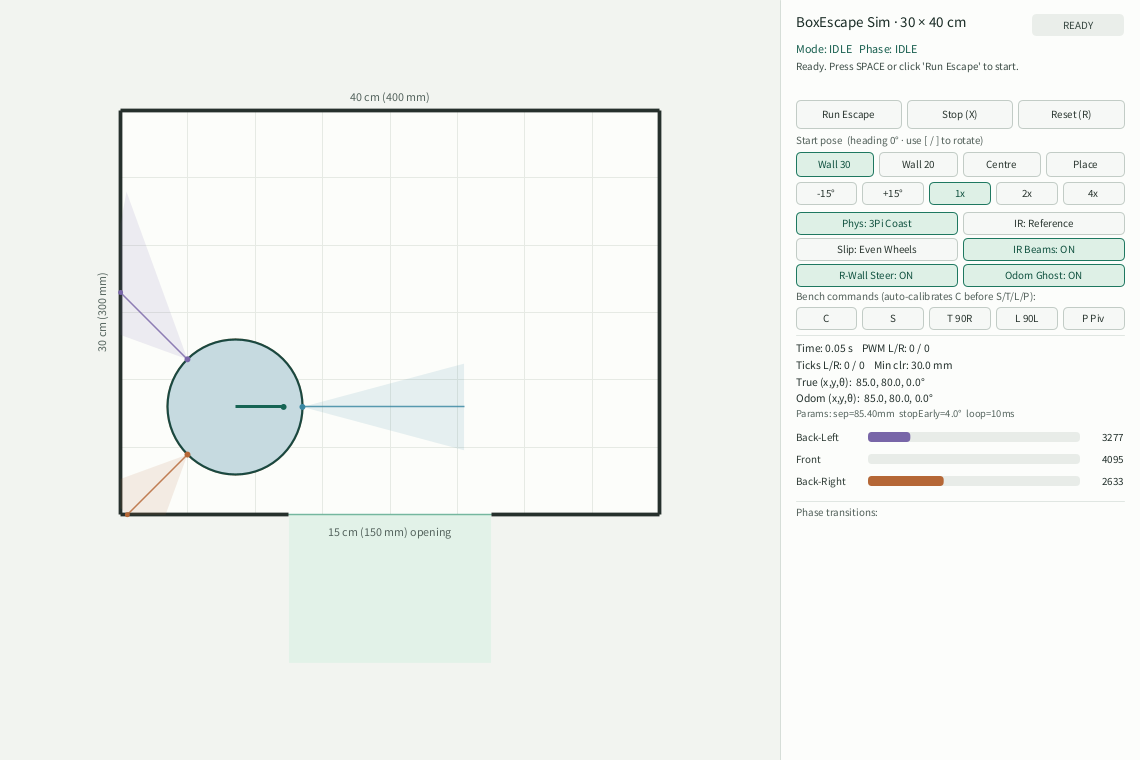
Frame 1 (no input)
Frame 60 (the mouse pressed at the canvas centre just before this capture): identical to frame 1, image omitted
Frame 120 (the mouse held since frame 60 and released just before this capture): identical to frame 1, image omitted

The Processing sketch that drew this single still picture (run headless with seeded random() and noise(); from frame 60 on, the mouse is pressed at the canvas centre):

// Processing sketch: BoxEscapeSim
// ── BoxEscapeSim.pde
/**
 * BoxEscapeSim — Processing Simulation for BoxEscape Stamp-C3 Firmware
 * Arena: 30 x 40 cm (400 x 300 mm) with a 15 cm (150 mm) centered opening
 * along the bottom longer (40 cm) side.
 *
 * Runs the exact 10 ms Controller_c + EscapePilot + OdometryModel_c logic
 * from firmware/BoxEscape/ (WHEEL_SEPARATION_MM = 85.40, STOP_EARLY_DEG = 4.0).
 */

BoxWorld world;
Robot_c robot;
TopIR_c topIR;
Controller_c controller;

final int STATUS_READY = 0;
final int STATUS_RUNNING = 1;
final int STATUS_PAUSED = 2;
final int STATUS_ESCAPED = 3;
final int STATUS_CONTACT = 4;
final int STATUS_STOPPED = 5;
final int STATUS_COMPLETE = 6;
final int STATUS_FAULT = 7;

int simStatus = STATUS_READY;
String simReason = "Ready for a simulated escape run.";
String lastActivePhase = "";
char activeCommand = 'E';

int speedMultiplier = 1;
boolean showBeams = true;
boolean showOdometryGhost = true;
boolean enableRightWallSteer = true;
boolean placingMode = false;

// Selected start pose
int presetIndex = 0; // 0=Wall 30mm, 1=Wall 20mm, 2=Centre, 3=Custom
float startX = 85.0f;
float startY = 80.0f;
float startHeadingDeg = 0.0f;

// Fixed-timestep 10 ms accumulator
long lastFrameWallMs = 0;
float accumulatorMs = 0.0f;

// Phase history log
ArrayList<String> phaseLog = new ArrayList<String>();
String prevLoggedPhase = "";

// Arena screen transform (updated on draw)
float arenaScale = 1.4f;
float arenaOriginX = 80.0f;
float arenaOriginY = 480.0f;

final int PANEL_W = 360;

class UIButton {
  String label;
  float x, y, w, h;
  boolean active;
  String action;
  UIButton(String l, float x, float y, float w, float h, boolean a, String act) {
    this.label = l; this.x = x; this.y = y; this.w = w; this.h = h; this.active = a; this.action = act;
  }
  boolean contains(float mx, float my) {
    return mx >= x && mx <= x + w && my >= y && my <= y + h;
  }
}

ArrayList<UIButton> buttons = new ArrayList<UIButton>();

void settings() {
  size(1140, 760);
}

void setup() {
  surface.setResizable(true);
  surface.setTitle("BoxEscape Processing Simulation — 30 x 40 cm (15 cm opening)");
  enableRightWallSteer = ES_RIGHT_WALL_DISTANCE_STEER;
  world = new BoxWorld();
  robot = new Robot_c(world);
  topIR = new TopIR_c(world);
  controller = new Controller_c();
  resetSimulation();
  lastFrameWallMs = millis();
}

void resetSimulation() {
  world.reset(startX, startY, startHeadingDeg);
  robot = new Robot_c(world);
  topIR = new TopIR_c(world);
  controller = new Controller_c();
  controller.initialise(robot, topIR);
  // Idle IR scan matching simulator/engine/sim.js
  world.clockMs = 50;
  controller.update(robot, topIR);
  simStatus = STATUS_READY;
  simReason = "Ready. Press SPACE or click 'Run Escape' to start.";
  lastActivePhase = "";
  activeCommand = 'E';
  accumulatorMs = 0.0f;
  phaseLog.clear();
  prevLoggedPhase = "";
}

void startCommand(char cmd) {
  cmd = Character.toUpperCase(cmd);
  if (simStatus == STATUS_RUNNING) return;
  resetSimulation();
  activeCommand = cmd;
  placingMode = false;

  if (cmd != 'E' && cmd != 'C') {
    // Run virtual motor calibration C first just like sim.js _bench()
    BoxWorld bench = new BoxWorld();
    bench.physicalCoastMode = world.physicalCoastMode;
    bench.reset(ARENA_W_MM / 2.0f, ARENA_H_MM / 2.0f, 0.0f);
    Robot_c benchRobot = new Robot_c(bench);
    TopIR_c benchIR = new TopIR_c(bench);
    Controller_c benchCtrl = controller;
    // Actually run C on real controller against bench world, then re-baseline at start pose
    long savedClock = world.clockMs;
    Robot_c origR = robot;
    TopIR_c origIR = topIR;
    controller.command('C', benchRobot, benchIR);
    boolean calOk = false;
    for (int t = 0; t < 40000; t += 10) {
      if (controller.calibrated()) { calOk = true; break; }
      if (controller.modeName().equals("FAULT")) break;
      bench.step(benchRobot.getLeftMotorPWM(), benchRobot.getRightMotorPWM(), 10);
      controller.update(benchRobot, benchIR);
    }
    if (!calOk) {
      simStatus = STATUS_FAULT;
      simReason = "Motor calibration did not complete.";
      return;
    }
    world.clockMs = bench.clockMs;
    robot = origR;
    topIR = origIR;
  }

  world.clockMs += 50;
  controller.update(robot, topIR);
  controller.command(cmd, robot, topIR);
  simReason = controller.note();
  lastActivePhase = controller.phaseName();
  String mode = controller.modeName();
  if (mode.equals("IDLE") || mode.equals("FAULT")) {
    simStatus = mode.equals("FAULT") ? STATUS_FAULT : STATUS_STOPPED;
    return;
  }
  simStatus = STATUS_RUNNING;
  logPhaseIfChanged();
}

void stopSimulation() {
  if (simStatus != STATUS_RUNNING && simStatus != STATUS_PAUSED) return;
  lastActivePhase = controller.phaseName();
  controller.command('X', robot, topIR);
  simStatus = STATUS_STOPPED;
  simReason = "Stopped by operator.";
  logPhaseIfChanged();
}

void stepSimulation10ms() {
  if (simStatus != STATUS_RUNNING) return;
  lastActivePhase = controller.phaseName();
  world.step(robot.getLeftMotorPWM(), robot.getRightMotorPWM(), 10);
  controller.update(robot, topIR);
  String mode = controller.modeName();
  String note = controller.note();

  if (world.contact) {
    simStatus = STATUS_CONTACT;
    simReason = "Robot body touched a wall or doorpost during " + lastActivePhase + ".";
    controller.command('X', robot, topIR);
  } else if (mode.equals("FAULT")) {
    simStatus = STATUS_FAULT;
    simReason = note;
  } else if (mode.equals("IDLE")) {
    if (activeCommand == 'E') {
      boolean candidate = note.toLowerCase().contains("candidate");
      if (candidate && world.outside()) {
        simStatus = STATUS_ESCAPED;
        simReason = "Whole body cleared the 15 cm doorway; motors stopped.";
      } else if (candidate) {
        simStatus = STATUS_STOPPED;
        simReason = "Controller finished crossing, but body did not clear the doorway.";
      } else {
        simStatus = STATUS_STOPPED;
        simReason = note;
      }
    } else if (activeCommand == 'C') {
      simStatus = controller.calibrated() ? STATUS_COMPLETE : STATUS_STOPPED;
      simReason = note;
    } else if (note.toLowerCase().contains("wall") || note.toLowerCase().contains("obstacle") ||
               note.toLowerCase().contains("stopped") || note.toLowerCase().contains("blocked")) {
      simStatus = STATUS_STOPPED;
      simReason = note;
    } else {
      simStatus = STATUS_COMPLETE;
      simReason = note;
    }
  } else {
    simReason = note;
    lastActivePhase = controller.phaseName();
  }
  logPhaseIfChanged();
}

void logPhaseIfChanged() {
  String ph = controller.modeName() + ":" + controller.phaseName();
  if (!ph.equals(prevLoggedPhase)) {
    prevLoggedPhase = ph;
    String line = nf(world.clockMs / 1000.0f, 0, 2) + "s  " + controller.phaseName() + " — " + simReason;
    phaseLog.add(line);
    if (phaseLog.size() > 10) phaseLog.remove(0);
  }
}

void choosePreset(int idx) {
  if (simStatus == STATUS_RUNNING || simStatus == STATUS_PAUSED) return;
  presetIndex = idx;
  placingMode = false;
  if (idx == 0) { startX = 85.0f; startY = 80.0f; startHeadingDeg = 0.0f; }
  else if (idx == 1) { startX = 85.0f; startY = 70.0f; startHeadingDeg = 0.0f; }
  else if (idx == 2) { startX = 200.0f; startY = 150.0f; startHeadingDeg = 0.0f; }
  resetSimulation();
}

void draw() {
  long wallNow = millis();
  long dtWall = wallNow - lastFrameWallMs;
  lastFrameWallMs = wallNow;
  if (dtWall > 85) dtWall = 85;
  if (simStatus == STATUS_RUNNING) {
    accumulatorMs += dtWall * speedMultiplier;
    int guard = 0;
    while (accumulatorMs >= 10.0f && simStatus == STATUS_RUNNING && guard < 40) {
      stepSimulation10ms();
      accumulatorMs -= 10.0f;
      guard++;
    }
  }

  background(242, 244, 240);
  computeArenaTransform();
  drawArena();
  drawControlPanel();
}

void computeArenaTransform() {
  float viewW = max(200.0f, width - PANEL_W - 60.0f);
  float viewH = max(200.0f, height - 100.0f);
  // Fit x in [-40, 440] (480 mm) and y in [-140, 340] (480 mm)
  arenaScale = min(viewW / 490.0f, viewH / 490.0f);
  float centerX = (width - PANEL_W) / 2.0f;
  float centerY = height / 2.0f;
  // Map world center (200, 100) to canvas center so room + exit apron fit nicely
  arenaOriginX = centerX - 200.0f * arenaScale;
  arenaOriginY = centerY + 100.0f * arenaScale;
}

float wx(float xMm) { return arenaOriginX + xMm * arenaScale; }
float wy(float yMm) { return arenaOriginY - yMm * arenaScale; } // +y is UP in world coords

void drawArena() {
  // Arena floor & exit apron
  pushStyle();
  noStroke();
  fill(252, 253, 250);
  rect(wx(0), wy(ARENA_H_MM), ARENA_W_MM * arenaScale, ARENA_H_MM * arenaScale);
  // Outside exit zone highlight
  fill(226, 242, 232);
  rect(wx(OPENING_LEFT_MM), wy(0), (OPENING_RIGHT_MM - OPENING_LEFT_MM) * arenaScale, 110.0f * arenaScale);

  // 50 mm grid
  stroke(230, 234, 228);
  strokeWeight(1);
  for (int gx = 0; gx <= 400; gx += 50) line(wx(gx), wy(0), wx(gx), wy(ARENA_H_MM));
  for (int gy = 0; gy <= 300; gy += 50) line(wx(0), wy(gy), wx(ARENA_W_MM), wy(gy));

  // Safe placement zone indicator when placing
  if (placingMode) {
    stroke(24, 110, 90, 140);
    strokeWeight(1.5f);
    fill(24, 110, 90, 18);
    rect(wx(ROBOT_RADIUS_MM), wy(ARENA_H_MM - ROBOT_RADIUS_MM),
         (ARENA_W_MM - 2 * ROBOT_RADIUS_MM) * arenaScale,
         (ARENA_H_MM - 2 * ROBOT_RADIUS_MM) * arenaScale);
  }

  // Doorway dashed threshold line
  stroke(24, 140, 100, 140);
  strokeWeight(1.5f);
  line(wx(OPENING_LEFT_MM), wy(0), wx(OPENING_RIGHT_MM), wy(0));

  // Walls
  stroke(38, 48, 44);
  strokeWeight(max(3.0f, 4.0f * arenaScale * 0.7f));
  strokeCap(SQUARE);
  for (int i = 0; i < world.WALLS.length; i++) {
    line(wx(world.WALLS[i][0]), wy(world.WALLS[i][1]),
         wx(world.WALLS[i][2]), wy(world.WALLS[i][3]));
  }

  // Dimension labels
  fill(85, 100, 94);
  textSize(12);
  textAlign(CENTER, BOTTOM);
  text("40 cm (400 mm)", wx(200), wy(ARENA_H_MM) - 8);
  textAlign(CENTER, TOP);
  text("15 cm (150 mm) opening", wx(200), wy(0) + 12);
  pushMatrix();
  translate(wx(0) - 14, wy(150));
  rotate(-HALF_PI);
  textAlign(CENTER, BOTTOM);
  text("30 cm (300 mm)", 0, 0);
  popMatrix();

  // Trail
  if (world.trail.size() > 1) {
    noFill();
    stroke(34, 130, 112, 180);
    strokeWeight(2.0f);
    beginShape();
    for (int i = 0; i < world.trail.size(); i++) {
      PVector p = world.trail.get(i);
      vertex(wx(p.x), wy(p.y));
    }
    endShape();
  }

  // IR sensor fans
  if (showBeams) {
    color[] sc = { color(120, 102, 168), color(57, 135, 162), color(181, 103, 54) };
    for (int s = 0; s < 3; s++) {
      ArrayList<IRBeam> sb = new ArrayList<IRBeam>();
      for (int i = 0; i < world.beams.size(); i++) {
        if (world.beams.get(i).sensorIdx == s) sb.add(world.beams.get(i));
      }
      if (sb.size() > 0) {
        fill(red(sc[s]), green(sc[s]), blue(sc[s]), 30);
        noStroke();
        beginShape();
        vertex(wx(sb.get(0).x1), wy(sb.get(0).y1));
        for (int i = 0; i < sb.size(); i++) {
          vertex(wx(sb.get(i).x2), wy(sb.get(i).y2));
        }
        endShape(CLOSE);
        for (int i = 0; i < sb.size(); i++) {
          IRBeam b = sb.get(i);
          if (b.central) {
            stroke(sc[s], 210);
            strokeWeight(1.5f);
            line(wx(b.x1), wy(b.y1), wx(b.x2), wy(b.y2));
            if (b.hit) {
              noStroke();
              fill(sc[s]);
              ellipse(wx(b.x2), wy(b.y2), 5, 5);
            }
          }
        }
      }
    }
  }

  // Odometry ghost pose (projected into arena frame from start pose)
  if (showOdometryGhost && !activeCommandIsCalibrate()) {
    OdometryModel_c.Pose op = controller.odometry().pose;
    float h0 = radians(startHeadingDeg);
    float ox = startX + cos(h0) * op.x - sin(h0) * op.y;
    float oy = startY + sin(h0) * op.x + cos(h0) * op.y;
    float oa = h0 + op.theta;
    noFill();
    stroke(220, 110, 35, 170);
    strokeWeight(1.8f);
    ellipse(wx(ox), wy(oy), ROBOT_RADIUS_MM * 2 * arenaScale, ROBOT_RADIUS_MM * 2 * arenaScale);
    line(wx(ox), wy(oy), wx(ox + 38 * cos(oa)), wy(oy + 38 * sin(oa)));
  }

  // True robot body
  float rx = wx(world.x), ry = wy(world.y);
  float rPix = ROBOT_RADIUS_MM * arenaScale;
  fill(world.contact ? color(238, 175, 165) : color(198, 218, 224));
  stroke(world.contact ? color(175, 45, 30) : color(26, 72, 64));
  strokeWeight(2.2f);
  ellipse(rx, ry, rPix * 2, rPix * 2);

  // Heading arrow
  float hx = wx(world.x + 36 * cos(world.theta));
  float hy = wy(world.y + 36 * sin(world.theta));
  stroke(22, 100, 84);
  strokeWeight(3.0f);
  line(rx, ry, hx, hy);
  noStroke();
  fill(22, 100, 84);
  ellipse(hx, hy, 6, 6);

  // Sensor mount dots
  int[] sides = { 1, 0, -1 };
  color[] sc = { color(120, 102, 168), color(57, 135, 162), color(181, 103, 54) };
  for (int i = 0; i < 3; i++) {
    float sa = world.theta + radians(135.0f * sides[i]);
    fill(sc[i]);
    ellipse(wx(world.x + ROBOT_RADIUS_MM * cos(sa)), wy(world.y + ROBOT_RADIUS_MM * sin(sa)), 6, 6);
  }
  popStyle();
}

boolean activeCommandIsCalibrate() {
  return activeCommand == 'C';
}

void drawControlPanel() {
  buttons.clear();
  float px = width - PANEL_W;
  pushStyle();
  noStroke();
  fill(252, 253, 251);
  rect(px, 0, PANEL_W, height);
  stroke(214, 222, 216);
  strokeWeight(1);
  line(px, 0, px, height);

  float x0 = px + 16;
  float cw = PANEL_W - 32;
  float y = 16;

  // Title + status badge
  fill(26, 44, 38);
  textAlign(LEFT, TOP);
  textSize(15);
  text("BoxEscape Sim · 30 × 40 cm", x0, y);

  String stText = statusLabel();
  color badgeBg = simStatus == STATUS_ESCAPED ? color(210, 240, 222) :
                  (simStatus == STATUS_CONTACT || simStatus == STATUS_FAULT) ? color(248, 220, 214) :
                  (simStatus == STATUS_RUNNING) ? color(218, 236, 244) : color(234, 238, 234);
  color badgeFg = simStatus == STATUS_ESCAPED ? color(12, 98, 68) :
                  (simStatus == STATUS_CONTACT || simStatus == STATUS_FAULT) ? color(152, 42, 28) :
                  (simStatus == STATUS_RUNNING) ? color(18, 88, 120) : color(52, 68, 62);
  noStroke();
  fill(badgeBg);
  rect(x0 + cw - 92, y - 2, 92, 22, 5);
  fill(badgeFg);
  textAlign(CENTER, CENTER);
  textSize(11);
  text(stText, x0 + cw - 46, y + 9);
  y += 28;

  // Phase & reason
  textAlign(LEFT, TOP);
  fill(20, 92, 76);
  textSize(12);
  text("Mode: " + controller.modeName() + "   Phase: " + controller.phaseName(), x0, y);
  y += 18;
  fill(60, 76, 70);
  textSize(11);
  text(simReason, x0, y, cw, 34);
  y += 38;

  // Run buttons
  float bw3 = (cw - 12) / 3.0f;
  String runLabel = (simStatus == STATUS_RUNNING) ? "Pause" : (simStatus == STATUS_PAUSED ? "Resume" : "Run Escape");
  addButton(runLabel, x0, y, bw3, 28, simStatus == STATUS_RUNNING, "run");
  addButton("Stop (X)", x0 + bw3 + 6, y, bw3, 28, false, "stop");
  addButton("Reset (R)", x0 + 2 * (bw3 + 6), y, bw3, 28, false, "reset");
  y += 36;

  // Presets & Place
  fill(80, 94, 88);
  textSize(11);
  text("Start pose  (heading " + nf(startHeadingDeg, 0, 0) + "° · use [ / ] to rotate)", x0, y);
  y += 16;
  float bw4 = (cw - 18) / 4.0f;
  addButton("Wall 30", x0, y, bw4, 24, !placingMode && presetIndex == 0, "p0");
  addButton("Wall 20", x0 + bw4 + 6, y, bw4, 24, !placingMode && presetIndex == 1, "p1");
  addButton("Centre", x0 + 2 * (bw4 + 6), y, bw4, 24, !placingMode && presetIndex == 2, "p2");
  addButton("Place", x0 + 3 * (bw4 + 6), y, bw4, 24, placingMode, "place");
  y += 30;

  // Heading adjust + Speed
  float bw5 = (cw - 24) / 5.0f;
  addButton("-15°", x0, y, bw5, 22, false, "rot-");
  addButton("+15°", x0 + bw5 + 6, y, bw5, 22, false, "rot+");
  addButton("1x", x0 + 2 * (bw5 + 6), y, bw5, 22, speedMultiplier == 1, "spd1");
  addButton("2x", x0 + 3 * (bw5 + 6), y, bw5, 22, speedMultiplier == 2, "spd2");
  addButton("4x", x0 + 4 * (bw5 + 6), y, bw5, 22, speedMultiplier == 4, "spd4");
  y += 30;

  // Physics & Visual toggles
  float bw2 = (cw - 6) / 2.0f;
  addButton(world.physicalCoastMode ? "Phys: 3Pi Coast" : "Phys: Ideal 0°", x0, y, bw2, 22, world.physicalCoastMode, "coast");
  addButton(world.measuredFrontIR ? "IR: Measured Front" : "IR: Reference", x0 + bw2 + 6, y, bw2, 22, world.measuredFrontIR, "ircurve");
  y += 26;
  addButton(world.unevenWheels ? "Slip: 6% R Slip" : "Slip: Even Wheels", x0, y, bw2, 22, world.unevenWheels, "slip");
  addButton(showBeams ? "IR Beams: ON" : "IR Beams: OFF", x0 + bw2 + 6, y, bw2, 22, showBeams, "beams");
  y += 26;
  addButton(enableRightWallSteer ? "R-Wall Steer: ON" : "R-Wall Steer: OFF", x0, y, bw2, 22, enableRightWallSteer, "wallsteer");
  addButton(showOdometryGhost ? "Odom Ghost: ON" : "Odom Ghost: OFF", x0 + bw2 + 6, y, bw2, 22, showOdometryGhost, "ghost");
  y += 28;

  // Bench commands
  textAlign(LEFT, TOP);
  fill(80, 94, 88);
  textSize(11);
  text("Bench commands (auto-calibrates C before S/T/L/P):", x0, y);
  y += 15;
  addButton("C", x0, y, bw5, 22, false, "cmdC");
  addButton("S", x0 + bw5 + 6, y, bw5, 22, false, "cmdS");
  addButton("T 90R", x0 + 2 * (bw5 + 6), y, bw5, 22, false, "cmdT");
  addButton("L 90L", x0 + 3 * (bw5 + 6), y, bw5, 22, false, "cmdL");
  addButton("P Piv", x0 + 4 * (bw5 + 6), y, bw5, 22, false, "cmdP");
  y += 28;

  // Telemetry values
  textAlign(LEFT, TOP);
  stroke(224, 230, 226);
  line(x0, y, x0 + cw, y);
  y += 8;
  noStroke();
  fill(35, 48, 44);
  textSize(11.5f);
  text("Time: " + nf(world.clockMs / 1000.0f, 0, 2) + " s    PWM L/R: " +
       robot.getLeftMotorPWM() + " / " + robot.getRightMotorPWM(), x0, y);
  y += 17;
  text("Ticks L/R: " + world.leftTicks() + " / " + world.rightTicks() +
       "    Min clr: " + nf(world.minClearanceMm, 0, 1) + " mm", x0, y);
  y += 17;

  float trueDeg = degrees(world.theta);
  OdometryModel_c.Pose op = controller.odometry().pose;
  float h0 = radians(startHeadingDeg);
  float ox = startX + cos(h0) * op.x - sin(h0) * op.y;
  float oy = startY + sin(h0) * op.x + cos(h0) * op.y;
  float oa = startHeadingDeg + degrees(op.theta);
  text("True (x,y,θ):  " + nf(world.x, 0, 1) + ", " + nf(world.y, 0, 1) + ", " + nf(trueDeg, 0, 1) + "°", x0, y);
  y += 16;
  text("Odom (x,y,θ):  " + nf(ox, 0, 1) + ", " + nf(oy, 0, 1) + ", " + nf(oa, 0, 1) + "°", x0, y);
  y += 16;
  fill(85, 100, 94);
  textSize(10.5f);
  text("Params: sep=" + nf(MS_WHEEL_SEPARATION_MM, 0, 2) + "mm  stopEarly=" + nf(ES_STOP_EARLY_DEG, 0, 1) + "°  loop=" + MS_CONTROL_MS + "ms", x0, y);
  y += 20;

  // IR bars
  drawIRBar("Back-Left", topIR.reading.back_left, color(120, 102, 168), x0, y, cw); y += 22;
  drawIRBar("Front",     topIR.reading.front,     color(57, 135, 162),  x0, y, cw); y += 22;
  drawIRBar("Back-Right",topIR.reading.back_right,color(181, 103, 54),  x0, y, cw); y += 28;

  // Phase log
  textAlign(LEFT, TOP);
  stroke(224, 230, 226);
  line(x0, y, x0 + cw, y);
  y += 7;
  noStroke();
  fill(80, 94, 88);
  textSize(11);
  text("Phase transitions:", x0, y);
  y += 15;
  fill(45, 58, 52);
  textSize(10.5f);
  for (int i = 0; i < phaseLog.size() && y < height - 16; i++) {
    text(phaseLog.get(i), x0, y, cw, 16);
    y += 16;
  }

  popStyle();
}

void drawIRBar(String name, int val, color c, float x, float y, float w) {
  fill(45, 58, 52);
  textAlign(LEFT, CENTER);
  textSize(11);
  text(name, x, y + 8);
  float barX = x + 72;
  float barW = w - 116;
  noStroke();
  fill(232, 236, 232);
  rect(barX, y + 3, barW, 10, 4);
  float frac = constrain((4095.0f - val) / 4095.0f, 0.0f, 1.0f);
  fill(c);
  rect(barX, y + 3, barW * frac, 10, 4);
  fill(35, 48, 44);
  textAlign(RIGHT, CENTER);
  text(str(val), x + w, y + 8);
}

void addButton(String label, float x, float y, float w, float h, boolean active, String action) {
  buttons.add(new UIButton(label, x, y, w, h, active, action));
  stroke(active ? color(30, 120, 96) : color(194, 204, 198));
  strokeWeight(1);
  fill(active ? color(222, 240, 230) : color(246, 248, 246));
  rect(x, y, w, h, 5);
  fill(active ? color(14, 80, 62) : color(40, 52, 46));
  textAlign(CENTER, CENTER);
  textSize(11);
  text(label, x + w / 2.0f, y + h / 2.0f);
  textAlign(LEFT, TOP);
}

String statusLabel() {
  switch (simStatus) {
    case STATUS_READY: return "READY";
    case STATUS_RUNNING: return "RUNNING";
    case STATUS_PAUSED: return "PAUSED";
    case STATUS_ESCAPED: return "ESCAPED";
    case STATUS_CONTACT: return "CONTACT";
    case STATUS_STOPPED: return "STOPPED";
    case STATUS_COMPLETE: return "COMPLETE";
    case STATUS_FAULT: return "FAULT";
    default: return "IDLE";
  }
}

void handleAction(String action) {
  if (action.equals("run")) {
    if (simStatus == STATUS_RUNNING) { simStatus = STATUS_PAUSED; simReason = "Paused."; }
    else if (simStatus == STATUS_PAUSED) { simStatus = STATUS_RUNNING; }
    else startCommand('E');
  } else if (action.equals("stop")) stopSimulation();
  else if (action.equals("reset")) { if (simStatus != STATUS_RUNNING && simStatus != STATUS_PAUSED) { placingMode = false; resetSimulation(); } }
  else if (action.equals("p0")) choosePreset(0);
  else if (action.equals("p1")) choosePreset(1);
  else if (action.equals("p2")) choosePreset(2);
  else if (action.equals("place")) {
    if (simStatus != STATUS_RUNNING && simStatus != STATUS_PAUSED) {
      placingMode = !placingMode;
      simReason = placingMode ? "Click inside the box (>= 50 mm from walls) to place the robot." : "Placement cancelled.";
    }
  } else if (action.equals("rot-")) { if (simStatus != STATUS_RUNNING && simStatus != STATUS_PAUSED) { startHeadingDeg = ((startHeadingDeg - 15 + 540) % 360) - 180; resetSimulation(); } }
  else if (action.equals("rot+")) { if (simStatus != STATUS_RUNNING && simStatus != STATUS_PAUSED) { startHeadingDeg = ((startHeadingDeg + 15 + 540) % 360) - 180; resetSimulation(); } }
  else if (action.equals("spd1")) speedMultiplier = 1;
  else if (action.equals("spd2")) speedMultiplier = 2;
  else if (action.equals("spd4")) speedMultiplier = 4;
  else if (action.equals("coast")) { world.physicalCoastMode = !world.physicalCoastMode; if (simStatus == STATUS_READY) resetSimulation(); }
  else if (action.equals("ircurve")) { world.measuredFrontIR = !world.measuredFrontIR; if (simStatus == STATUS_READY) resetSimulation(); }
  else if (action.equals("slip")) { world.unevenWheels = !world.unevenWheels; if (simStatus == STATUS_READY) resetSimulation(); }
  else if (action.equals("beams")) showBeams = !showBeams;
  else if (action.equals("wallsteer")) enableRightWallSteer = !enableRightWallSteer;
  else if (action.equals("ghost")) showOdometryGhost = !showOdometryGhost;
  else if (action.equals("cmdC")) startCommand('C');
  else if (action.equals("cmdS")) startCommand('S');
  else if (action.equals("cmdT")) startCommand('T');
  else if (action.equals("cmdL")) startCommand('L');
  else if (action.equals("cmdP")) startCommand('P');
}

void mousePressed() {
  for (int i = 0; i < buttons.size(); i++) {
    if (buttons.get(i).contains(mouseX, mouseY)) {
      handleAction(buttons.get(i).action);
      return;
    }
  }
  if (placingMode && mouseX < width - PANEL_W && simStatus != STATUS_RUNNING && simStatus != STATUS_PAUSED) {
    float mxMm = (mouseX - arenaOriginX) / arenaScale;
    float myMm = (arenaOriginY - mouseY) / arenaScale;
    if (world.validStart(mxMm, myMm)) {
      startX = round(mxMm);
      startY = round(myMm);
      presetIndex = 3;
      placingMode = false;
      resetSimulation();
    } else {
      simReason = "Too close to wall! Pick a point at least 50 mm inside the 30x40 cm box.";
    }
  }
}

void keyPressed() {
  if (key == ' ') handleAction("run");
  else if (key == 'e' || key == 'E') startCommand('E');
  else if (key == 'x' || key == 'X') stopSimulation();
  else if (key == 'r' || key == 'R') handleAction("reset");
  else if (key == '1') choosePreset(0);
  else if (key == '2') choosePreset(1);
  else if (key == '3') choosePreset(2);
  else if (key == '[') handleAction("rot-");
  else if (key == ']') handleAction("rot+");
  else if (key == 'b' || key == 'B') showBeams = !showBeams;
  else if (key == 'm' || key == 'M') handleAction("coast");
  else if (key == 'i' || key == 'I') handleAction("ircurve");
  else if (key == 'u' || key == 'U') handleAction("slip");
  else if (key == 'w' || key == 'W') handleAction("wallsteer");
  else if (key == 'g' || key == 'G') showOdometryGhost = !showOdometryGhost;
  else if (key == 'c' || key == 'C') startCommand('C');
  else if (key == 's' || key == 'S') startCommand('S');
  else if (key == 't' || key == 'T') startCommand('T');
  else if (key == 'l' || key == 'L') startCommand('L');
  else if (key == 'p' || key == 'P') startCommand('P');
}

// ── Controller.pde
/**
 * Exact port of firmware/BoxEscape/Controller.h & Controller.cpp.
 * Uses 10 ms control loop (including EscapePilot updates) and 50 ms IR sweeps.
 */
class Controller_c {
  final float DEG_PER_RAD = 57.2957795131f;

  final int MODE_IDLE = 0;
  final int MODE_CALIBRATE = 1;
  final int MODE_STRAIGHT = 2;
  final int MODE_POINT = 3;
  final int MODE_POINT_CCW = 4;
  final int MODE_PIVOT = 5;
  final int MODE_ESCAPE = 6;
  final int MODE_FAULT = 7;

  final String[] MODE_NAMES = {
    "IDLE", "CALIBRATE", "STRAIGHT", "POINT", "POINT_CCW", "PIVOT", "ESCAPE", "FAULT"
  };

  final int TP_TURNING = 0;
  final int TP_SETTLING = 1;
  final int TP_READING = 2;

  private int mode_ = MODE_IDLE;
  private int turnPhase_ = TP_TURNING;
  private MotorCalibration_c cal_ = new MotorCalibration_c();
  private OdometryModel_c odo_ = new OdometryModel_c();
  private DriftCorrection_c drift_ = new DriftCorrection_c();
  private EscapePilot pilot_ = new EscapePilot();
  private TaskTimer_c tick_ = new TaskTimer_c(MS_CONTROL_MS);
  private TaskTimer_c irTick_ = new TaskTimer_c(MS_IR_MS);
  private String note_ = "Initialising";
  private boolean ready_ = false;
  private int quarter_ = 1, quarters_ = 1, cmdLeft_ = 0, cmdRight_ = 0;
  private float stepHeading_ = 0.0f;
  private long start_ = 0, phaseStart_ = 0, lastTick_ = 0, lastLeft_ = 0, lastRight_ = 0;
  private int leftCount_ = 0, rightCount_ = 0, startLeft_ = 0, startRight_ = 0;

  boolean movingOrCalibrating() { return mode_ != MODE_IDLE && mode_ != MODE_FAULT; }
  boolean calibrated() { return ready_; }
  int leftThreshold() { return cal_.getLeftDeadbandPWM(); }
  int rightThreshold() { return cal_.getRightDeadbandPWM(); }
  OdometryModel_c odometry() { return odo_; }
  String modeName() { return MODE_NAMES[mode_]; }
  String note() { return note_; }

  String phaseName() {
    if (mode_ == MODE_ESCAPE) return pilot_.stateName();
    if (mode_ == MODE_POINT || mode_ == MODE_POINT_CCW || mode_ == MODE_PIVOT) {
      return turnPhase_ == TP_TURNING ? "turn" : (turnPhase_ == TP_SETTLING ? "coast" : "read_protractor");
    }
    return modeName();
  }

  private int cap(int v) { return v > MS_PWM_CAP ? MS_PWM_CAP : (v < -MS_PWM_CAP ? -MS_PWM_CAP : v); }
  private int larger(int a, int b) { return a > b ? a : b; }

  private boolean turnTooClose(TopIRReading_t r) {
    return r.front <= MS_TURN_TOO_CLOSE_RAW || r.back_left <= MS_TURN_TOO_CLOSE_RAW || r.back_right <= MS_TURN_TOO_CLOSE_RAW;
  }

  private long netCounts(int count, int base) {
    long d = (long) count - (long) base;
    long range = 1L << 32;
    if (d > Integer.MAX_VALUE) d -= range;
    if (d < Integer.MIN_VALUE) d += range;
    return d;
  }

  void initialise(Robot_c r, TopIR_c ir) {
    ready_ = false;
    mode_ = MODE_IDLE;
    cal_ = new MotorCalibration_c();
    odo_.leftWheelRadiusMm = MS_LEFT_RADIUS_MM;
    odo_.rightWheelRadiusMm = MS_RIGHT_RADIUS_MM;
    odo_.wheelSeparationMm = MS_WHEEL_SEPARATION_MM;
    odo_.encoderCountsPerRevolution = MS_COUNTS_PER_REV;
    odo_.reset();
    note_ = "Idle; ready for baseline escape";
    if (!r.setMotorPWM(0, 0)) fault(r, "Initial stop not acknowledged; check motor power and I2C");
    ir.read();
    lastTick_ = r.getMillis();
    tick_.resetTimer(lastTick_);
    irTick_.resetTimer(lastTick_);
  }

  private void fault(Robot_c r, String reason) {
    mode_ = MODE_FAULT;
    ready_ = false;
    note_ = reason;
    pilot_.stop();
    r.setMotorPWM(0, 0);
    cmdLeft_ = cmdRight_ = 0;
  }

  private void stop(Robot_c r, String reason) {
    if (mode_ == MODE_CALIBRATE) ready_ = false;
    if (!r.setMotorPWM(0, 0)) {
      fault(r, "Stop not acknowledged; retrying");
      return;
    }
    cmdLeft_ = cmdRight_ = 0;
    mode_ = MODE_IDLE;
    note_ = reason;
    pilot_.stop();
  }

  private boolean takeBaseline(Robot_c r) {
    if (!r.getEncoders()) {
      fault(r, "No fresh encoder baseline");
      return false;
    }
    if (!(Float.isFinite(odo_.leftWheelRadiusMm) && odo_.leftWheelRadiusMm > 0 &&
          Float.isFinite(odo_.rightWheelRadiusMm) && odo_.rightWheelRadiusMm > 0 &&
          Float.isFinite(odo_.wheelSeparationMm) && odo_.wheelSeparationMm > 0 &&
          Float.isFinite(odo_.encoderCountsPerRevolution) && odo_.encoderCountsPerRevolution > 0)) {
      fault(r, "Invalid odometry geometry");
      return false;
    }
    startLeft_ = leftCount_ = r.getLeftEncoderCount();
    startRight_ = rightCount_ = r.getRightEncoderCount();
    odo_.reset();
    odo_.update(leftCount_, rightCount_);
    return true;
  }

  private boolean encoderTick(Robot_c r, long now) {
    if (!r.getEncoders()) {
      fault(r, "Encoder read failed");
      return false;
    }
    int l = r.getLeftEncoderCount();
    int h = r.getRightEncoderCount();
    if (l != leftCount_ || cmdLeft_ == 0) lastLeft_ = now;
    if (h != rightCount_ || cmdRight_ == 0) lastRight_ = now;
    leftCount_ = l;
    rightCount_ = h;
    if (!odo_.update(l, h)) {
      fault(r, "Odometry did not update");
      return false;
    }
    if ((cmdLeft_ != 0 && now - lastLeft_ >= MS_NO_TICKS_MS) ||
        (cmdRight_ != 0 && now - lastRight_ >= MS_NO_TICKS_MS)) {
      fault(r, "No encoder motion from a commanded wheel");
      return false;
    }
    return true;
  }

  private boolean drive(Robot_c r, int l, int h, long now) {
    l = cap(l);
    h = cap(h);
    if (!r.setMotorPWM(l, h)) {
      fault(r, "Motor command not acknowledged");
      return false;
    }
    if (cmdLeft_ == 0 && l != 0) lastLeft_ = now;
    if (cmdRight_ == 0 && h != 0) lastRight_ = now;
    cmdLeft_ = l;
    cmdRight_ = h;
    return true;
  }

  void command(char key, Robot_c r, TopIR_c ir) {
    key = Character.toUpperCase(key);
    if (key == 'X') {
      stop(r, "Stopped by operator");
      return;
    }
    if (mode_ != MODE_IDLE) return;
    long now = r.getMillis();
    if (key == 'C') {
      if (!r.setMotorPWM(0, 0)) {
        fault(r, "Cannot stop to start calibration");
        return;
      }
      ready_ = false;
      cmdLeft_ = cmdRight_ = 0;
      cal_ = new MotorCalibration_c();
      mode_ = MODE_CALIBRATE;
      note_ = "Measuring forward starting PWM";
      lastTick_ = now;
      tick_.resetTimer(now);
      return;
    }
    if (key != 'S' && key != 'T' && key != 'L' && key != 'P' && key != 'G' && key != 'V' && key != 'E') return;
    if (key == 'E' && !BOX_ESCAPE_ENABLE) {
      note_ = "E disabled in MotionSettings.h";
      return;
    }
    if (key != 'E' && !ready_) {
      note_ = "Run C calibration first";
      return;
    }
    if (key == 'E' && ready_) {
      int minDrive = ES_DRIVE_PWM - ES_MAX_STEER_PWM;
      int minCmd = minDrive < ES_TURN_PWM ? minDrive : ES_TURN_PWM;
      if (larger(leftThreshold(), rightThreshold()) >= minCmd) {
        note_ = "Escape PWM too low for measured deadband; tune before running";
        return;
      }
    } else if (key != 'E' && key != 'S' && (leftThreshold() >= MS_TURN_PWM ||
               ((key == 'T' || key == 'L' || key == 'G') && rightThreshold() >= MS_TURN_PWM))) {
      note_ = "Turn PWM too low for measured forward deadband";
      return;
    }

    if (!takeBaseline(r)) return;
    ir.read();
    irTick_.resetTimer(now);
    start_ = phaseStart_ = lastLeft_ = lastRight_ = lastTick_ = now;
    tick_.resetTimer(now);
    stepHeading_ = odo_.pose.theta;
    quarter_ = 1;
    quarters_ = (key == 'G' || key == 'V') ? 4 : 1;
    turnPhase_ = TP_TURNING;

    if (key == 'S') {
      if (ir.reading.front <= MS_STRAIGHT_NEAR_FRONT) {
        note_ = "Front too close to start straight test";
        return;
      }
      DriftSettings s = new DriftSettings();
      s.correction = MS_STRAIGHT_CORRECTION;
      s.pathRecovery = MS_STRAIGHT_PATH_RECOVERY;
      drift_.beginRun(s);
      mode_ = MODE_STRAIGHT;
      note_ = "Bounded straight test";
    } else if (key == 'E') {
      pilot_.begin(now, odo_.pose.x, odo_.pose.y, odo_.pose.theta);
      mode_ = MODE_ESCAPE;
      note_ = "Single-box trial";
    } else {
      if (turnTooClose(ir.reading)) {
        note_ = "Turn test blocked: obstacle very close";
        return;
      }
      mode_ = (key == 'L') ? MODE_POINT_CCW : ((key == 'T' || key == 'G') ? MODE_POINT : MODE_PIVOT);
      note_ = (mode_ == MODE_POINT_CCW) ? "Counterclockwise turn test" : "Clockwise turn test";
    }
  }

  private void turnTick(Robot_c r, long now) {
    int sign = (mode_ == MODE_POINT_CCW) ? 1 : -1;
    float target = sign * 90.0f * quarter_;
    if (turnPhase_ == TP_READING) {
      if (now - phaseStart_ >= MS_READ_PAUSE_MS) {
        ++quarter_;
        stepHeading_ = odo_.pose.theta;
        turnPhase_ = TP_TURNING;
        phaseStart_ = now;
      }
      return;
    }
    if (turnPhase_ == TP_SETTLING) {
      if (now - phaseStart_ < MS_SETTLE_MS) return;
      if (quarter_ == quarters_) {
        stop(r, "Turn complete; compare estimated angle with protractor");
      } else {
        turnPhase_ = TP_READING;
        phaseStart_ = now;
        note_ = "Record physical angle; next step in five seconds";
      }
      return;
    }
    if (sign * (odo_.pose.theta - stepHeading_) * DEG_PER_RAD < -MS_WRONG_TURN_DEG) {
      fault(r, "Turn moved opposite to commanded direction");
      return;
    }
    if (now - phaseStart_ >= MS_TURN_LIMIT_MS) {
      fault(r, "Turn timed out");
      return;
    }
    if (sign * odo_.pose.theta * DEG_PER_RAD >= sign * target - MS_TURN_LEAD_DEG) {
      if (drive(r, 0, 0, now)) {
        turnPhase_ = TP_SETTLING;
        phaseStart_ = now;
        note_ = "Measuring coast-down";
      }
    } else {
      note_ = sign > 0 ? "Turning counterclockwise" : "Turning clockwise";
      drive(r, -sign * MS_TURN_PWM, mode_ == MODE_PIVOT ? 0 : sign * MS_TURN_PWM, now);
    }
  }

  void update(Robot_c r, TopIR_c ir) {
    long now = r.getMillis();
    if (r.isButtonPressed() && movingOrCalibrating()) {
      stop(r, "Stopped by robot button");
      return;
    }
    if (!tick_.isReady(now)) return;
    tick_.resetTimer(now);
    long gap = now - lastTick_;
    lastTick_ = now;
    boolean newIR = irTick_.isReady(now);
    if (newIR) {
      ir.read();
      irTick_.resetTimer(now);
    }
    if (mode_ == MODE_FAULT) {
      r.setMotorPWM(0, 0);
      return;
    }
    if (mode_ == MODE_IDLE) return;
    if (gap > MS_MAX_CONTROL_GAP_MS) {
      fault(r, "Control update late");
      return;
    }
    if (mode_ == MODE_CALIBRATE) {
      if (cal_.update(r)) {
        ready_ = true;
        mode_ = MODE_IDLE;
        note_ = "Forward wheel thresholds measured";
      } else if (cal_.hasFailed()) {
        fault(r, "Calibration failed; check motors and encoders");
      }
      return;
    }
    if (!encoderTick(r, now)) return;
    if (mode_ == MODE_POINT || mode_ == MODE_POINT_CCW || mode_ == MODE_PIVOT) {
      if (newIR && turnTooClose(ir.reading)) {
        stop(r, "Turn test stopped: obstacle very close");
        return;
      }
      turnTick(r, now);
      return;
    }
    if (mode_ == MODE_STRAIGHT) {
      if (netCounts(leftCount_, startLeft_) < -2 || netCounts(rightCount_, startRight_) < -2) {
        fault(r, "Wheel counts reversed during straight command");
        return;
      }
      if (ir.reading.front <= MS_STRAIGHT_NEAR_FRONT) {
        stop(r, "Straight test stopped: front wall");
        return;
      }
      if ((float) Math.hypot(odo_.pose.x, odo_.pose.y) >= MS_STRAIGHT_MAX_MM || now - start_ >= MS_STRAIGHT_MAX_MS) {
        stop(r, "Straight test complete");
        return;
      }
      int trim = (int) drift_.trimPWM(odo_, now);
      drive(r, larger(MS_STRAIGHT_PWM, leftThreshold() + MS_START_MARGIN_PWM) + trim,
               larger(MS_STRAIGHT_PWM, rightThreshold() + MS_START_MARGIN_PWM) - trim, now);
      return;
    }
    if (mode_ == MODE_ESCAPE) {
      pilot_.update(now, odo_.pose.x, odo_.pose.y, odo_.pose.theta,
                    ir.reading.back_left, ir.reading.front, ir.reading.back_right);
      if (pilot_.failed()) {
        fault(r, pilot_.reason());
        return;
      }
      if (pilot_.done()) {
        stop(r, pilot_.reason());
        return;
      }
      note_ = pilot_.reason();
      drive(r, pilot_.left(), pilot_.right(), now);
    }
  }
}

// ── DriftCorrection.pde
/**
 * Exact port of firmware/BoxEscape/DriftSettings.h & DriftCorrection.cpp.
 */
class DriftSettings {
  boolean correction = false;
  boolean pathRecovery = false;
}

class DriftCorrection_c {
  final float HEADING_GAIN = 200.0f;
  final float INTEGRAL_GAIN = 200.0f;
  final float MAX_TRIM_PWM = 30.0f;

  private DriftSettings run_settings = new DriftSettings();
  private OdometryModel_c.Pose origin = null;
  private float normal_x = 0.0f;
  private float normal_y = 0.0f;
  private long last_ms = 0;
  private float integral_pwm = 0.0f;
  private boolean tracking = false;

  void beginRun(DriftSettings settings) {
    run_settings = settings;
    tracking = false;
    integral_pwm = 0.0f;
  }

  float trimPWM(OdometryModel_c odometry, long now) {
    if (!run_settings.correction) return 0.0f;
    OdometryModel_c.Pose pose = odometry.pose;
    if (!tracking) {
      origin = odometry.new Pose();
      origin.x = pose.x;
      origin.y = pose.y;
      origin.theta = pose.theta;
      if (run_settings.pathRecovery) {
        normal_x = -sin(origin.theta);
        normal_y = cos(origin.theta);
      }
      last_ms = now;
      integral_pwm = 0.0f;
      tracking = true;
      return 0.0f;
    }

    float error = pose.theta - origin.theta;
    if (run_settings.pathRecovery) {
      float LOOKAHEAD_MM = 75.0f;
      float cross_track_mm = (pose.x - origin.x) * normal_x + (pose.y - origin.y) * normal_y;
      error += atan2(cross_track_mm, LOOKAHEAD_MM);
    } else {
      float PI_F = 3.14159265f;
      float tick_angle = PI_F * (odometry.leftWheelRadiusMm + odometry.rightWheelRadiusMm)
                         / (odometry.encoderCountsPerRevolution * odometry.wheelSeparationMm);
      if (abs(error) < 2.5f * tick_angle) error = 0.0f;
    }

    float dt = min((now - last_ms) * 0.001f, 0.1f);
    last_ms = now;
    float proportional = HEADING_GAIN * error;
    float candidate = integral_pwm + INTEGRAL_GAIN * error * dt;
    float demand = proportional + candidate;
    if ((demand <= MAX_TRIM_PWM || error < 0.0f) && (demand >= -MAX_TRIM_PWM || error > 0.0f)) {
      integral_pwm = max(-MAX_TRIM_PWM, min(candidate, MAX_TRIM_PWM));
    }
    return cppRoundf(max(-MAX_TRIM_PWM, min(proportional + integral_pwm, MAX_TRIM_PWM)));
  }
}

// ── EscapePilot.pde
/**
 * Exact port of firmware/BoxEscape/EscapePilot.h & EscapePilot.cpp.
 */
class EscapePilot {
  final float RAD = 0.01745329252f;
  final float HALF_PI_RAD = 90.0f * RAD;
  final float TWO_PI_RAD = 360.0f * RAD;

  final int STAGE_IDLE = 0;
  final int STAGE_SEEK = 1;
  final int STAGE_TURN_LEFT = 2;
  final int STAGE_SETTLE_LEFT = 3;
  final int STAGE_ACQUIRE = 4;
  final int STAGE_FOLLOW = 5;
  final int STAGE_CENTRE = 6;
  final int STAGE_TURN_RIGHT = 7;
  final int STAGE_SETTLE_RIGHT = 8;
  final int STAGE_CROSS = 9;
  final int STAGE_CANDIDATE = 10;
  final int STAGE_FAULT = 11;

  final String[] STAGE_NAMES = {
    "IDLE", "SEEK", "TURN_LEFT", "SETTLE_LEFT", "ACQUIRE",
    "FOLLOW", "CENTRE", "TURN_RIGHT", "SETTLE_RIGHT", "CROSS", "CANDIDATE", "FAULT"
  };

  private int state = STAGE_IDLE;
  private int lp = 0, rp = 0;
  private String message = "Idle.";
  private long stateAt = 0, previousAt = 0, movingAt = 0, wallAt = 0, gapAt = 0;
  private float prevX = 0, prevY = 0, path = 0, statePath = 0, wallPath = 0, gapPath = 0;
  private float anchorX = 0, anchorY = 0, anchorTheta = 0, heading = 0, turnStart = 0, turnTarget = 0;
  private float edgeX = 0, edgeY = 0, edgeHeading = 0;
  private boolean wallSeen = false, wallArmed = false, edgeSeen = false, gapSeen = false;

  int left() { return lp; }
  int right() { return rp; }
  boolean done() { return state == STAGE_CANDIDATE; }
  boolean failed() { return state == STAGE_FAULT; }
  String stateName() { return STAGE_NAMES[state]; }
  String reason() { return message; }

  private float clip(float v, float lo, float hi) {
    return v < lo ? lo : (v > hi ? hi : v);
  }

  private float forwardFrom(float x, float y, float ox, float oy, float theta) {
    return (x - ox) * cos(theta) + (y - oy) * sin(theta);
  }

  void stop() {
    state = STAGE_IDLE;
    lp = rp = 0;
    message = "Stopped.";
  }

  private void fail(String why) {
    state = STAGE_FAULT;
    lp = rp = 0;
    message = why;
  }

  private void enter(int next, long now, float x, float y, float theta) {
    state = next;
    stateAt = movingAt = now;
    statePath = path;
    anchorX = x;
    anchorY = y;
    anchorTheta = theta;
    lp = rp = 0;
  }

  private void restartSearch(long now, float x, float y, float theta, String why) {
    wallSeen = wallArmed = edgeSeen = gapSeen = false;
    path = wallPath = gapPath = 0.0f;
    heading = theta;
    enter(STAGE_SEEK, now, x, y, theta);
    message = why;
  }

  void begin(long now, float x, float y, float theta) {
    stop();
    if (!Float.isFinite(x) || !Float.isFinite(y) || !Float.isFinite(theta)) {
      fail("Invalid odometry.");
      return;
    }
    if (!(ES_RIGHT_TARGET_RAW <= ES_RIGHT_WALL_RAW && ES_RIGHT_WALL_RAW < ES_RIGHT_EDGE_RAW &&
          ES_RIGHT_EDGE_RAW < ES_RIGHT_OPEN_RAW && ES_RIGHT_OPEN_RAW <= 4095 &&
          ES_FRONT_TURN_RAW < ES_EXIT_FRONT_CLEAR_RAW &&
          ES_EXIT_FRONT_CLEAR_RAW <= 4095)) {
      fail("Invalid IR threshold order.");
      return;
    }
    float halfSlack = (ES_OPENING_WIDTH_MM - ES_BODY_WIDTH_MM) / 2.0f;
    if (halfSlack <= ES_SIDE_MARGIN_MM || ES_EDGE_TO_AXLE_OFFSET_MM < 0.0f ||
        ES_OPENING_WIDTH_MM / 2.0f - ES_EDGE_TO_AXLE_OFFSET_MM < ES_GAP_CONFIRM_MM ||
        ES_CENTRE_TOL_MM >= halfSlack - ES_SIDE_MARGIN_MM) {
      fail("Check measured body, opening and edge offset.");
      return;
    }
    path = 0.0f;
    previousAt = now;
    prevX = x;
    prevY = y;
    heading = theta;
    wallSeen = wallArmed = edgeSeen = gapSeen = false;
    enter(STAGE_SEEK, now, x, y, theta);
    message = "Seek a wall.";
  }

  private void startTurn(boolean toExit, long now, float x, float y, float theta) {
    turnStart = theta;
    turnTarget = theta + (toExit ? -HALF_PI_RAD : HALF_PI_RAD);
    enter(toExit ? STAGE_TURN_RIGHT : STAGE_TURN_LEFT, now, x, y, theta);
    wallArmed = wallSeen = edgeSeen = gapSeen = false;
    message = toExit ? "Turn into candidate opening." : "Turn left to keep wall on right.";
  }

  private void steer(float theta, float target) {
    float err = (float) Math.IEEEremainder(target - theta, TWO_PI_RAD);
    int trim = cppLroundf(clip(42.0f * err, -ES_MAX_STEER_PWM, ES_MAX_STEER_PWM));
    lp = ES_DRIVE_PWM - trim;
    rp = ES_DRIVE_PWM + trim;
  }

  void update(long now, float x, float y, float theta,
              int backLeft, int front, int backRight) {
    if (state == STAGE_IDLE || state == STAGE_FAULT || state == STAGE_CANDIDATE) return;
    if (!Float.isFinite(x) || !Float.isFinite(y) || !Float.isFinite(theta)) {
      fail("Invalid odometry.");
      return;
    }
    if (now - previousAt > ES_OBSERVATION_LIMIT_MS) {
      fail("Observation timeout.");
      return;
    }
    path += (float) Math.hypot(x - prevX, y - prevY);
    prevX = x;
    prevY = y;
    previousAt = now;

    if (state == STAGE_TURN_LEFT || state == STAGE_TURN_RIGHT) {
      float sign = state == STAGE_TURN_LEFT ? 1.0f : -1.0f;
      float travel = sign * (theta - turnStart);
      if (travel < -10.0f * RAD) {
        fail("Turn moved in the wrong direction.");
        return;
      }
      if (now - stateAt > ES_TURN_LIMIT_MS) {
        fail("Turn timeout.");
        return;
      }
      if (travel >= HALF_PI_RAD - ES_STOP_EARLY_DEG * RAD) {
        enter(state == STAGE_TURN_LEFT ? STAGE_SETTLE_LEFT : STAGE_SETTLE_RIGHT, now, x, y, theta);
        return;
      }
      lp = sign > 0 ? -ES_TURN_PWM : ES_TURN_PWM;
      rp = -lp;
      return;
    }

    if (state == STAGE_SETTLE_LEFT || state == STAGE_SETTLE_RIGHT) {
      lp = rp = 0;
      if (now - stateAt < ES_SETTLE_MS) return;
      if (abs(turnTarget - theta) > ES_SETTLED_TOL_DEG * RAD) {
        restartSearch(now, x, y, theta, "Retry: turn settled outside tolerance; seek a wall.");
        return;
      }
      boolean exiting = (state == STAGE_SETTLE_RIGHT);
      heading = theta;
      if (exiting && front < ES_EXIT_FRONT_CLEAR_RAW) {
        restartSearch(now, x, y, theta, "Retry: no clearance after exit turn; seek a wall.");
        return;
      }
      enter(exiting ? STAGE_CROSS : STAGE_ACQUIRE, now, x, y, theta);
      message = exiting ? "Crossing candidate opening." : "Reacquiring right wall.";
      return;
    }

    if (lp > 0 && rp > 0 && now - movingAt >= ES_STALL_MS) {
      if (forwardFrom(x, y, anchorX, anchorY, anchorTheta) < 2.0f) {
        fail("No forward progress.");
        return;
      }
      anchorX = x;
      anchorY = y;
      anchorTheta = theta;
      movingAt = now;
    }

    if (state == STAGE_CROSS) {
      if (front <= ES_FRONT_TURN_RAW) {
        restartSearch(now, x, y, theta, "Retry: obstacle in exit path; seek a wall.");
        return;
      }
      if (forwardFrom(x, y, edgeX, edgeY, heading) >= ES_EXIT_TRAVEL_MM) {
        enter(STAGE_CANDIDATE, now, x, y, theta);
        message = "Candidate exit; verify whole body outside.";
        return;
      }
      steer(theta, heading);
      return;
    }

    if (state == STAGE_CENTRE) {
      if (front <= ES_FRONT_TURN_RAW) {
        restartSearch(now, x, y, theta, "Retry: obstructed while centring; seek a wall.");
        return;
      }
      if (backRight < ES_RIGHT_OPEN_RAW) {
        restartSearch(now, x, y, theta, "Retry: candidate gap did not stay open; seek a wall.");
        return;
      }
      float d = forwardFrom(x, y, edgeX, edgeY, edgeHeading);
      float centre = ES_OPENING_WIDTH_MM / 2.0f - ES_EDGE_TO_AXLE_OFFSET_MM;
      float slack = (ES_OPENING_WIDTH_MM - ES_BODY_WIDTH_MM) / 2.0f - ES_SIDE_MARGIN_MM;
      if (d > centre + slack) {
        restartSearch(now, x, y, theta, "Retry: overshot opening centre; seek a wall.");
        return;
      }
      if (d >= centre - ES_CENTRE_TOL_MM) {
        edgeX = x;
        edgeY = y;
        startTurn(true, now, x, y, theta);
        return;
      }
      steer(theta, edgeHeading);
      return;
    }

    if (front <= ES_FRONT_TURN_RAW) {
      startTurn(false, now, x, y, theta);
      return;
    }

    if (state == STAGE_SEEK || state == STAGE_ACQUIRE) {
      if (backRight <= ES_RIGHT_WALL_RAW) {
        if (!wallSeen) {
          wallSeen = true;
          wallAt = now;
          wallPath = path;
        }
        if (now - wallAt >= ES_WALL_CONFIRM_MS) {
          heading = theta;
          wallArmed = false;
          enter(STAGE_FOLLOW, now, x, y, theta);
          message = "Following right wall.";
          return;
        }
      } else {
        wallSeen = false;
      }
      if (state == STAGE_ACQUIRE && path - statePath >= ES_ACQUIRE_LIMIT_MM) {
        restartSearch(now, x, y, theta, "Retry: right wall not reacquired; seek a wall.");
        return;
      }
      steer(theta, heading);
      return;
    }

    if (state == STAGE_FOLLOW) {
      if (backRight <= ES_RIGHT_WALL_RAW) {
        if (!wallSeen) {
          wallSeen = true;
          wallAt = now;
          wallPath = path;
        }
        if (now - wallAt >= ES_WALL_CONFIRM_MS && path - wallPath >= ES_WALL_TRACK_MM) {
          wallArmed = true;
        }
      } else {
        wallSeen = false;
      }
      if (backRight >= ES_RIGHT_EDGE_RAW && wallArmed) {
        if (!edgeSeen) {
          edgeSeen = true;
          edgeX = x;
          edgeY = y;
          edgeHeading = theta;
        }
        float d = forwardFrom(x, y, edgeX, edgeY, edgeHeading);
        float centre = ES_OPENING_WIDTH_MM / 2.0f - ES_EDGE_TO_AXLE_OFFSET_MM;
        float slack = (ES_OPENING_WIDTH_MM - ES_BODY_WIDTH_MM) / 2.0f - ES_SIDE_MARGIN_MM;
        if (d > centre + slack) {
          restartSearch(now, x, y, theta, "Retry: opening not confirmed before centring window ended; seek a wall.");
          return;
        }
        if (backRight >= ES_RIGHT_OPEN_RAW) {
          if (!gapSeen) {
            gapSeen = true;
            gapAt = now;
            gapPath = d;
          }
          if (now - gapAt >= ES_GAP_CONFIRM_MS && d - gapPath >= ES_GAP_CONFIRM_MM) {
            enter(STAGE_CENTRE, now, x, y, theta);
            message = "Centring on candidate opening.";
            return;
          }
        } else {
          gapSeen = false;
        }
        steer(theta, edgeHeading);
        return;
      }
      if (backRight >= ES_RIGHT_OPEN_RAW && !wallArmed) {
        restartSearch(now, x, y, theta, "Retry: right wall lost before tracking was established; seek a wall.");
        return;
      }
      edgeSeen = gapSeen = false;
      float shift = enableRightWallSteer ? clip((ES_RIGHT_TARGET_RAW - (float) backRight) * 0.00016f, -0.18f, 0.18f) : 0.0f;
      steer(theta, heading + shift);
    }
  }
}

// ── MotorCalibration.pde
/**
 * Exact port of firmware/BoxEscape/MotorCalibration.h & MotorCalibration.cpp.
 */
class MotorCalibration_c {
  final int MAX_PWM = 100;
  final long STEP_MS = 300;

  private int left_deadband_pwm = -1;
  private int right_deadband_pwm = -1;
  private int pwm = 0;
  private int left_start = 0;
  private int right_start = 0;
  private long step_started = 0;
  private boolean started = false;
  private boolean failed = false;
  private boolean complete = false;

  boolean hasFailed() { return failed; }
  int getLeftDeadbandPWM() { return left_deadband_pwm; }
  int getRightDeadbandPWM() { return right_deadband_pwm; }

  boolean update(Robot_c robot) {
    if (complete) return true;

    if (failed) {
      robot.setMotorPWM(0, 0);
      return false;
    }

    if (!started) {
      if (!robot.setMotorPWM(0, 0)) {
        failed = true;
        return false;
      }
      started = true;
      step_started = robot.getMillis();
      return false;
    }

    if (robot.getMillis() - step_started < STEP_MS) return false;

    if (!robot.getEncoders()) {
      failed = true;
      robot.setMotorPWM(0, 0);
      return false;
    }

    int left = robot.getLeftEncoderCount();
    int right = robot.getRightEncoderCount();

    long left_delta = ((long) left - (long) left_start) & 0xFFFFFFFFL;
    long right_delta = ((long) right - (long) right_start) & 0xFFFFFFFFL;
    long maxNegTwo = 0xFFFFFFFFL - 2L;

    if (pwm > 0) {
      if (left_deadband_pwm < 0 && left_delta >= 3 && left_delta <= maxNegTwo) {
        left_deadband_pwm = pwm;
      }
      if (right_deadband_pwm < 0 && right_delta >= 3 && right_delta <= maxNegTwo) {
        right_deadband_pwm = pwm;
      }
    }

    if (left_deadband_pwm >= 0 && right_deadband_pwm >= 0) {
      complete = robot.setMotorPWM(0, 0);
      failed = !complete;
      return complete;
    }

    if (pwm >= MAX_PWM) {
      failed = true;
      robot.setMotorPWM(0, 0);
      return false;
    }

    ++pwm;
    left_start = left;
    right_start = right;

    if (!robot.setMotorPWM(left_deadband_pwm < 0 ? pwm : 0,
                           right_deadband_pwm < 0 ? pwm : 0)) {
      failed = true;
      robot.setMotorPWM(0, 0);
      return false;
    }

    step_started = robot.getMillis();
    return false;
  }
}

// ── OdometryModel.pde
/**
 * Exact port of firmware/BoxEscape/OdometryModel.h & OdometryModel.cpp.
 * Uses signed 32-bit encoder counter wrap and first-order Euler integration.
 */
class OdometryModel_c {
  class Pose {
    float x = 0.0f;
    float y = 0.0f;
    float theta = 0.0f;
  }

  float leftWheelRadiusMm;
  float rightWheelRadiusMm;
  float wheelSeparationMm;
  float encoderCountsPerRevolution;
  Pose pose = new Pose();

  private boolean initialised = false;
  private int previousLeftCount = 0;
  private int previousRightCount = 0;

  OdometryModel_c() {
    this(16.0f, 90.0f, 358.3f);
  }

  OdometryModel_c(float wheelRadiusMm, float separationMm, float countsPerRevolution) {
    leftWheelRadiusMm = wheelRadiusMm;
    rightWheelRadiusMm = wheelRadiusMm;
    wheelSeparationMm = separationMm;
    encoderCountsPerRevolution = countsPerRevolution;
    reset(0.0f, 0.0f, 0.0f);
  }

  void setLeftWheelRadiusMm(float mm) { leftWheelRadiusMm = mm; }
  void setRightWheelRadiusMm(float mm) { rightWheelRadiusMm = mm; }

  void reset() { reset(0.0f, 0.0f, 0.0f); }

  void reset(float x, float y, float theta) {
    pose.x = x;
    pose.y = y;
    pose.theta = theta;
    initialised = false;
    previousLeftCount = 0;
    previousRightCount = 0;
  }

  boolean update(int leftCount, int rightCount) {
    if (!Float.isFinite(leftWheelRadiusMm) || leftWheelRadiusMm <= 0.0f ||
        !Float.isFinite(rightWheelRadiusMm) || rightWheelRadiusMm <= 0.0f ||
        !Float.isFinite(wheelSeparationMm) || wheelSeparationMm <= 0.0f ||
        !Float.isFinite(encoderCountsPerRevolution) || encoderCountsPerRevolution <= 0.0f) {
      return false;
    }

    if (!initialised) {
      previousLeftCount = leftCount;
      previousRightCount = rightCount;
      initialised = true;
      return false;
    }

    float deltaLeftCounts = (float) countChange(leftCount, previousLeftCount);
    float deltaRightCounts = (float) countChange(rightCount, previousRightCount);
    previousLeftCount = leftCount;
    previousRightCount = rightCount;

    float leftDistance = deltaLeftCounts * TWO_PI * leftWheelRadiusMm / encoderCountsPerRevolution;
    float rightDistance = deltaRightCounts * TWO_PI * rightWheelRadiusMm / encoderCountsPerRevolution;
    float distance = (leftDistance + rightDistance) / 2.0f;
    float deltaTheta = (rightDistance - leftDistance) / wheelSeparationMm;

    pose.x += distance * cos(pose.theta);
    pose.y += distance * sin(pose.theta);
    pose.theta += deltaTheta;
    return true;
  }

  long countChange(int current, int previous) {
    long difference = (long) current - (long) previous;
    long counterRange = 1L << 32;
    if (difference > Integer.MAX_VALUE) difference -= counterRange;
    if (difference < Integer.MIN_VALUE) difference += counterRange;
    return difference;
  }
}

// ── Settings.pde
/**
 * Firmware settings mirrored verbatim from:
 *   - firmware/BoxEscape/MotionSettings.h
 *   - firmware/BoxEscape/EscapeSettings.h
 * Plus arena geometry for the 30 x 40 cm box with a 15 cm opening.
 */

// --- Arena geometry (30 x 40 cm = 300 x 400 mm, 150 mm opening on a 400 mm side) ---
final float ARENA_W_MM = 400.0f;
final float ARENA_H_MM = 300.0f;
final float OPENING_LEFT_MM = 125.0f;   // (400 - 150) / 2
final float OPENING_RIGHT_MM = 275.0f;  // 125 + 150
final float ROBOT_RADIUS_MM = 50.0f;

// --- MotionSettings.h ---
final boolean BOX_ESCAPE_ENABLE = true;

final float MS_LEFT_RADIUS_MM = 16.0f;
final float MS_RIGHT_RADIUS_MM = 16.0f;
final float MS_WHEEL_SEPARATION_MM = 85.40f;
final float MS_COUNTS_PER_REV = 358.3f;

final long MS_CONTROL_MS = 10;
final long MS_IR_MS = 50;
final long MS_MAX_CONTROL_GAP_MS = 300;
final long MS_NO_TICKS_MS = 1000;
final int MS_PWM_CAP = 135;
final int MS_STRAIGHT_PWM = 100;
final int MS_START_MARGIN_PWM = 5;
final float MS_STRAIGHT_MAX_MM = 100.0f;
final long MS_STRAIGHT_MAX_MS = 3000;
final int MS_STRAIGHT_NEAR_FRONT = 3000;
final boolean MS_STRAIGHT_CORRECTION = false;
final boolean MS_STRAIGHT_PATH_RECOVERY = false;
final int MS_TURN_PWM = 50;
final int MS_TURN_TOO_CLOSE_RAW = 700;
final float MS_WRONG_TURN_DEG = 10.0f;
final float MS_TURN_LEAD_DEG = 0.0f;
final long MS_TURN_LIMIT_MS = 10000;
final long MS_SETTLE_MS = 250;
final long MS_READ_PAUSE_MS = 5000;

// --- EscapeSettings.h ---
final int ES_DRIVE_PWM = 55;
final int ES_TURN_PWM = 50;
final int ES_MAX_STEER_PWM = 8;
final int ES_FRONT_TURN_RAW = 2200;
final int ES_RIGHT_TARGET_RAW = 3000;
final int ES_RIGHT_WALL_RAW = 3350;
final int ES_RIGHT_EDGE_RAW = 3450;
final int ES_RIGHT_OPEN_RAW = 3650;
final int ES_EXIT_FRONT_CLEAR_RAW = 3950;
final long ES_WALL_CONFIRM_MS = 150;
final long ES_GAP_CONFIRM_MS = 100;
final float ES_WALL_TRACK_MM = 30.0f;
final float ES_GAP_CONFIRM_MM = 5.0f;

final float ES_BODY_WIDTH_MM = 100.0f;
final float ES_OPENING_WIDTH_MM = 150.0f;
final float ES_SIDE_MARGIN_MM = 10.0f;
final float ES_EDGE_TO_AXLE_OFFSET_MM = 60.0f;
final float ES_EXIT_TRAVEL_MM = 200.0f;
final float ES_ACQUIRE_LIMIT_MM = 90.0f;
final long ES_TURN_LIMIT_MS = 6000;
final long ES_SETTLE_MS = 250;
final long ES_OBSERVATION_LIMIT_MS = 300;
final long ES_STALL_MS = 1800;
final float ES_STOP_EARLY_DEG = 4.0f;
final float ES_SETTLED_TOL_DEG = 10.0f;
final float ES_CENTRE_TOL_MM = 3.0f;
final boolean ES_RIGHT_WALL_DISTANCE_STEER = true;

// C++ lroundf equivalent (rounds half away from zero)
int cppLroundf(float v) {
  return v >= 0.0f ? (int)(v + 0.5f) : (int)(v - 0.5f);
}

// C++ roundf equivalent
float cppRoundf(float v) {
  return v >= 0.0f ? floor(v + 0.5f) : ceil(v - 0.5f);
}

// ── TaskTimer.pde
/**
 * Exact port of firmware/BoxEscape/TaskTimer.h & TaskTimer.cpp.
 */
class TaskTimer_c {
  private long interval_ms;
  private long last_reset_ms;

  TaskTimer_c() {
    this(0);
  }

  TaskTimer_c(long interval_ms) {
    this.interval_ms = interval_ms;
    this.last_reset_ms = 0;
  }

  void setIntervalMS(long new_interval_ms) {
    this.interval_ms = new_interval_ms;
  }

  boolean isReady(long now_ms) {
    return (now_ms - last_reset_ms) >= interval_ms;
  }

  boolean isReady() {
    return isReady(millis());
  }

  void resetTimer(long now_ms) {
    last_reset_ms = now_ms;
  }

  void resetTimer() {
    resetTimer(millis());
  }
}

// ── WorldModel.pde
/**
 * Physical 30 x 40 cm (400 x 300 mm) box world, TopIR raycast model,
 * physical wheel/encoder dynamics, and Robot_c / TopIR_c hardware bindings.
 */
class TopIRReading_t {
  long start_us = 0;
  long scan_us = 0;
  int back_left = 4095;
  int front = 4095;
  int back_right = 4095;
}

class IRBeam {
  int sensorIdx; // 0=back_left, 1=front, 2=back_right
  float x1, y1, x2, y2;
  boolean central;
  boolean hit;
}

class BoxWorld {
  // 400 x 300 mm box with centered 150 mm opening [125, 275] on y = 0 longer side
  final float[][] WALLS = {
    { 0.0f, 0.0f, OPENING_LEFT_MM, 0.0f },
    { OPENING_RIGHT_MM, 0.0f, ARENA_W_MM, 0.0f },
    { ARENA_W_MM, 0.0f, ARENA_W_MM, ARENA_H_MM },
    { ARENA_W_MM, ARENA_H_MM, 0.0f, ARENA_H_MM },
    { 0.0f, ARENA_H_MM, 0.0f, 0.0f }
  };

  // Sensor curves from simulator/engine/world.js
  final float[][] REFERENCE_CURVE = {
    {5, 260}, {10, 390}, {50, 3500}, {100, 4085}, {120, 4095}
  };
  final float[][] MEASURED_CURVE = {
    {5, 260}, {10, 390}, {50, 3022}, {100, 3902}, {120, 4041}, {130, 4095}
  };

  final float ticksPerMm = MS_COUNTS_PER_REV / (TWO_PI * 16.0f);

  float x = 85.0f, y = 80.0f, theta = 0.0f;
  float startX = 85.0f, startY = 80.0f, startHeadingDeg = 0.0f;
  float leftDistMm = 0.0f, rightDistMm = 0.0f;
  float leftVelMmPerS = 0.0f, rightVelMmPerS = 0.0f;
  float minClearanceMm = 30.0f;
  boolean contact = false;
  boolean crossed = false;
  long clockMs = 0;

  // Physics options
  boolean physicalCoastMode = true; // true: physical ~188 deg/s & ~4 deg coast; false: world.js ideal instant
  boolean measuredFrontIR = false;
  boolean unevenWheels = false;     // 6% right-wheel slip

  int lastBackLeft = 4095, lastFront = 4095, lastBackRight = 4095;
  ArrayList<IRBeam> beams = new ArrayList<IRBeam>();
  ArrayList<PVector> trail = new ArrayList<PVector>();

  boolean validStart(float sx, float sy) {
    return Float.isFinite(sx) && Float.isFinite(sy) &&
           sx >= ROBOT_RADIUS_MM && sx <= ARENA_W_MM - ROBOT_RADIUS_MM &&
           sy >= ROBOT_RADIUS_MM && sy <= ARENA_H_MM - ROBOT_RADIUS_MM &&
           clearance(sx, sy) >= -1e-6f;
  }

  void reset(float sx, float sy, float headingDeg) {
    if (!validStart(sx, sy)) {
      sx = ARENA_W_MM / 2.0f;
      sy = ARENA_H_MM / 2.0f;
    }
    startX = sx;
    startY = sy;
    startHeadingDeg = headingDeg;
    x = sx;
    y = sy;
    theta = radians(headingDeg);
    leftDistMm = 0.0f;
    rightDistMm = 0.0f;
    leftVelMmPerS = 0.0f;
    rightVelMmPerS = 0.0f;
    minClearanceMm = clearance(x, y);
    contact = false;
    crossed = false;
    clockMs = 0;
    trail.clear();
    trail.add(new PVector(x, y));
    sense(true);
  }

  float clearance(float px, float py) {
    float d = 1e9f;
    for (int i = 0; i < WALLS.length; i++) {
      float ax = WALLS[i][0], ay = WALLS[i][1];
      float bx = WALLS[i][2], by = WALLS[i][3];
      float vx = bx - ax, vy = by - ay;
      float u = constrain(((px - ax) * vx + (py - ay) * vy) / (vx * vx + vy * vy), 0.0f, 1.0f);
      float dist = dist(px, py, ax + u * vx, ay + u * vy);
      if (dist < d) d = dist;
    }
    return d - ROBOT_RADIUS_MM;
  }

  boolean outside() {
    return crossed && y < -ROBOT_RADIUS_MM && !contact;
  }

  int leftTicks() { return round(leftDistMm * ticksPerMm); }
  int rightTicks() { return round(rightDistMm * ticksPerMm); }

  float ray(float ox, float oy, float angle) {
    float dx = cos(angle), dy = sin(angle);
    float near = 1e9f;
    for (int i = 0; i < WALLS.length; i++) {
      float ax = WALLS[i][0], ay = WALLS[i][1];
      float bx = WALLS[i][2], by = WALLS[i][3];
      float vx = bx - ax, vy = by - ay;
      float den = dx * vy - dy * vx;
      if (abs(den) < 1e-7f) continue;
      float qx = ax - ox, qy = ay - oy;
      float t = (qx * vy - qy * vx) / den;
      float u = (qx * dy - qy * dx) / den;
      if (t >= 0.0f && u >= 0.0f && u <= 1.0f && t < near) {
        near = t;
      }
    }
    return near;
  }

  float rawFromCurve(float d, float[][] curve) {
    if (d <= curve[0][0]) return curve[0][1];
    for (int i = 1; i < curve.length; i++) {
      float x1 = curve[i][0], y1 = curve[i][1];
      float x0 = curve[i - 1][0], y0 = curve[i - 1][1];
      if (d <= x1) return y0 + (d - x0) * (y1 - y0) / (x1 - x0);
    }
    return 4095.0f;
  }

  void sense(boolean updateBeams) {
    if (updateBeams) beams.clear();
    int[] sides = { 1, 0, -1 }; // back_left (+135), front (0), back_right (-135)
    for (int sIdx = 0; sIdx < 3; sIdx++) {
      int side = sides[sIdx];
      float a = theta + radians(135.0f * side);
      float ox = x + ROBOT_RADIUS_MM * cos(a);
      float oy = y + ROBOT_RADIUS_MM * sin(a);
      float[][] curve = (side == 0 && measuredFrontIR) ? MEASURED_CURVE : REFERENCE_CURVE;
      float maxRange = curve[curve.length - 1][0];
      float strength = 0.0f;
      float weights = 0.0f;

      for (int i = 0; i < 9; i++) {
        float fraction = i / 4.0f - 1.0f;
        float offset = radians(fraction * (side != 0 ? 25.0f : 15.0f));
        float w = 1.0f - abs(fraction) / 2.0f;
        float angle = a + offset;
        float d = ray(ox, oy, angle);
        float projected = d * cos(offset);
        strength += w * (4095.0f - rawFromCurve(projected, curve));
        weights += w;
        if (updateBeams) {
          IRBeam b = new IRBeam();
          b.sensorIdx = sIdx;
          b.x1 = ox;
          b.y1 = oy;
          b.hit = projected < maxRange;
          float range = min(d, maxRange / cos(offset));
          b.x2 = ox + range * cos(angle);
          b.y2 = oy + range * sin(angle);
          b.central = (i == 4);
          beams.add(b);
        }
      }
      float scale = (side != 0) ? 2.437f : 1.0f;
      int val = round(constrain(4095.0f - (strength / weights) * scale, 0.0f, 4095.0f));
      if (sIdx == 0) lastBackLeft = val;
      else if (sIdx == 1) lastFront = val;
      else lastBackRight = val;
    }
  }

  void step(int leftPWM, int rightPWM, int dtMs) {
    // Substep at 1 ms so first-order coasting & collision are smooth
    int substeps = max(1, dtMs);
    float dt = (dtMs / (float) substeps) / 1000.0f;
    float trackMm = MS_WHEEL_SEPARATION_MM;
    float gainMmPerSPerPwm = physicalCoastMode ? 2.80f : 1.25f;
    float tauS = physicalCoastMode ? 0.021f : 0.0f; // ~4.0 deg coast at ~188 deg/s

    for (int k = 0; k < substeps; k++) {
      clockMs += (dtMs / substeps);
      if (contact) continue;

      float targetL = abs(leftPWM) >= 8 ? leftPWM * gainMmPerSPerPwm : 0.0f;
      float targetR = abs(rightPWM) >= 12 ? rightPWM * gainMmPerSPerPwm : 0.0f;

      if (tauS > 0.0f) {
        float alpha = 1.0f - exp(-dt / tauS);
        leftVelMmPerS += (targetL - leftVelMmPerS) * alpha;
        rightVelMmPerS += (targetR - rightVelMmPerS) * alpha;
      } else {
        leftVelMmPerS = targetL;
        rightVelMmPerS = targetR;
      }

      float ll = leftVelMmPerS * dt;
      float rr = rightVelMmPerS * dt;
      leftDistMm += ll;
      rightDistMm += rr;

      float rg = rr * (unevenWheels ? 0.94f : 1.0f);
      float d = (ll + rg) / 2.0f;
      float da = (rg - ll) / trackMm;
      float sinc = abs(da) > 1e-6f ? sin(da / 2.0f) / (da / 2.0f) : 1.0f;
      float nx = x + d * sinc * cos(theta + da / 2.0f);
      float ny = y + d * sinc * sin(theta + da / 2.0f);

      if (y >= 0.0f && ny < 0.0f) {
        float tx = x + (nx - x) * y / (y - ny);
        if (tx >= OPENING_LEFT_MM && tx <= OPENING_RIGHT_MM) {
          crossed = true;
        }
      }

      x = nx;
      y = ny;
      theta += da;

      float c = clearance(x, y);
      if (c < minClearanceMm) minClearanceMm = c;
      if (c < -1e-5f) contact = true;
    }

    if (trail.size() == 0) {
      trail.add(new PVector(x, y));
    } else {
      PVector last = trail.get(trail.size() - 1);
      if (dist(last.x, last.y, x, y) >= 1.5f) {
        if (trail.size() < 4000) trail.add(new PVector(x, y));
      }
    }
    sense(true);
  }
}

class TopIR_c {
  TopIRReading_t reading = new TopIRReading_t();
  private BoxWorld world;

  TopIR_c(BoxWorld w) { world = w; }
  void initialise() { }
  void read() {
    world.sense(false);
    reading.start_us = world.clockMs * 1000L;
    reading.back_left = world.lastBackLeft;
    reading.front = world.lastFront;
    reading.back_right = world.lastBackRight;
    reading.scan_us = 180;
  }
}

class Robot_c {
  private BoxWorld world;
  private int encLeft = 0, encRight = 0;
  private int pwmLeft = 0, pwmRight = 0;
  private boolean buttonFlag = false;

  Robot_c(BoxWorld w) { world = w; }
  void initialise() { }
  long getMillis() { return world.clockMs; }
  boolean isButtonPressed() {
    boolean b = buttonFlag;
    buttonFlag = false;
    return b;
  }
  void pressStopButton() { buttonFlag = true; }

  boolean getEncoders() {
    encLeft = world.leftTicks();
    encRight = world.rightTicks();
    return true;
  }
  int getLeftEncoderCount() { return encLeft; }
  int getRightEncoderCount() { return encRight; }
  int getLeftMotorPWM() { return pwmLeft; }
  int getRightMotorPWM() { return pwmRight; }

  boolean setMotorPWM(float l, float r) {
    pwmLeft = (int) l;
    pwmRight = (int) r;
    return true;
  }
}
